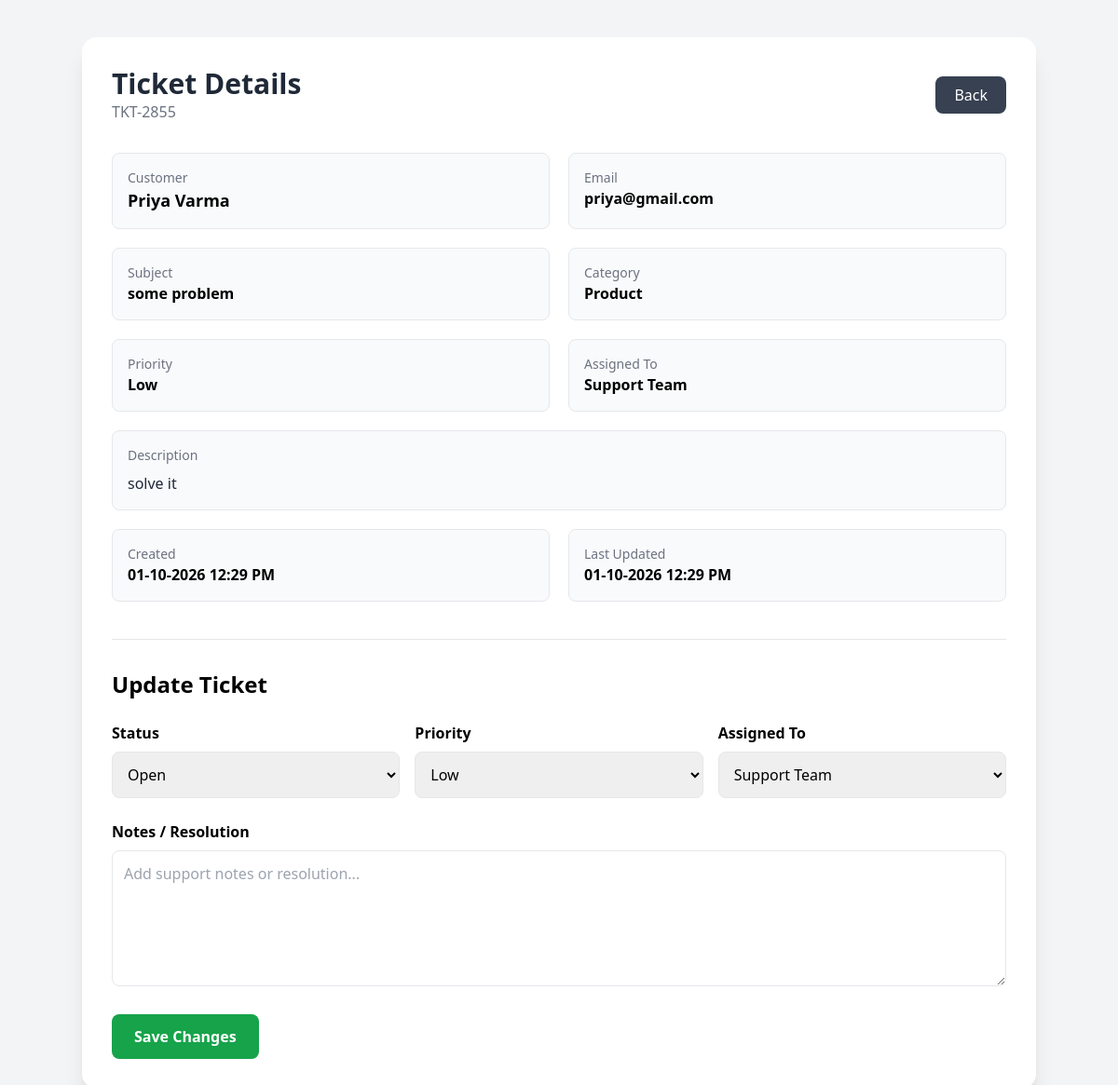
/ticket/TKT-2855, run on the app's committed database.
### app/models.py (models this page shows)
class Ticket(Base):
    __tablename__ = "tickets"
    ticket_id = Column(String, primary_key=True, index=True)
    customer_name = Column(String, nullable=False)
    customer_email = Column(String, nullable=False)
    subject = Column(String, nullable=False)
    description = Column(String, nullable=False)
    category = Column(String, default="Other")
    priority = Column(String, default="Medium")
    status = Column(String, default="Open")
    assigned_to = Column(String, default="Unassigned")
    notes = Column(String, default="")
    created_at = Column(DateTime, default=datetime.utcnow)
    updated_at = Column(
        DateTime,
        default=datetime.utcnow,
        onupdate=datetime.utcnow
    )

### app/main.py (the view)
@app.get(
    "/ticket/{ticket_id}",
    response_class=HTMLResponse
)
def ticket_detail(
    request: Request,
    ticket_id: str,
    db: Session = Depends(get_db)
):
    ticket = crud.get_ticket(db, ticket_id)
    if not ticket:
        return HTMLResponse(
            "<h1>Ticket not found</h1>",
            status_code=404
        )
    return templates.TemplateResponse(
        request,
        "ticket_detail.html",
        {
            "ticket": ticket
        }
    )

### templates/ticket_detail.html (shortened to what this page needs)
<!DOCTYPE html>
<html>
<head>
    <script src="https://cdn.tailwindcss.com"></script>
</head>
<body class="bg-gray-100 min-h-screen py-10 px-4">
<div class="max-w-5xl mx-auto">
    <div class="bg-white shadow-xl rounded-2xl p-8">
        <div class="flex justify-between items-center mb-8">
            <div>
                <h1 class="text-3xl font-bold text-gray-800">
                    Ticket Details
                </h1>
                <p class="text-gray-500">
                    {{ ticket.ticket_id }}
                </p>
            </div>
            <a href="/"
               class="bg-gray-700 text-white px-5 py-2 rounded-lg">
                Back
            </a>
        </div>
        <div class="grid grid-cols-1 md:grid-cols-2 gap-5 mb-10">
            <div class="bg-gray-50 border rounded-lg p-4">
                <p class="text-gray-500 text-sm">
                    Customer
                </p>
                <p class="font-semibold text-lg">
                    {{ ticket.customer_name }}
                </p>
            </div>
            <div class="bg-gray-50 border rounded-lg p-4">
                <p class="text-gray-500 text-sm">
                    Email
                </p>
                <p class="font-semibold">
                    {{ ticket.customer_email }}
                </p>
            </div>
            <div class="bg-gray-50 border rounded-lg p-4">
                <p class="text-gray-500 text-sm">
                    Subject
                </p>
                <p class="font-semibold">
                    {{ ticket.subject }}
                </p>
            </div>
            <div class="bg-gray-50 border rounded-lg p-4">
                <p class="text-gray-500 text-sm">
                    Category
                </p>
                <p class="font-semibold">
                    {{ ticket.category }}
                </p>
            </div>
            <div class="bg-gray-50 border rounded-lg p-4">
                <p class="text-gray-500 text-sm">
                    Priority
                </p>
                <p class="font-semibold">
                    {{ ticket.priority }}
                </p>
            </div>
            <div class="bg-gray-50 border rounded-lg p-4">
                <p class="text-gray-500 text-sm">
                    Assigned To
                </p>
                <p class="font-semibold">
                    {{ ticket.assigned_to }}
                </p>
            </div>
            <div class="bg-gray-50 border rounded-lg p-4 md:col-span-2">
                <p class="text-gray-500 text-sm mb-2">
                    Description
                </p>
                <p class="text-gray-800">
                    {{ ticket.description }}
                </p>
            </div>
            <div class="bg-gray-50 border rounded-lg p-4">
                <p class="text-gray-500 text-sm">
                    Created
                </p>
                <p class="font-semibold">
                    {{ ticket.created_at.strftime('%d-%m-%Y %I:%M %p') }}
                </p>
            </div>
            <div class="bg-gray-50 border rounded-lg p-4">
                <p class="text-gray-500 text-sm">
                    Last Updated
                </p>
                <p class="font-semibold">
                    {% if ticket.updated_at %}
                        {{ ticket.updated_at.strftime('%d-%m-%Y %I:%M %p') }}
                    {% else %}
                        Not updated
                    {% endif %}
                </p>
            </div>
        </div>
        <div class="border-t pt-8">
            <h2 class="text-2xl font-bold mb-6">
                Update Ticket
            </h2>
            <form method="post" class="space-y-6">
                <div class="grid grid-cols-1 md:grid-cols-3 gap-4">
                    <div>
                        <label class="block font-semibold mb-2">
                            Status
                        </label>
                        <select
                            name="status"
                            class="border p-3 rounded-lg w-full"
                        >
                            <option value="Open"
                                {% if ticket.status == "Open" %}selected{% endif %}>
                                Open
                            </option>
                        </select>
                    </div>
                    <div>
                        <label class="block font-semibold mb-2">
                            Priority
                        </label>
                        <select
                            name="priority"
                            class="border p-3 rounded-lg w-full"
                        >
                            <option value="Low"
                                {% if ticket.priority == "Low" %}selected{% endif %}>
                                Low
                            </option>
                        </select>
                    </div>
                    <div>
                        <label class="block font-semibold mb-2">
                            Assigned To
                        </label>
                        <select
                            name="assigned_to"
                            class="border p-3 rounded-lg w-full"
                        >
                            <option
                                {% if ticket.assigned_to == "Support Team" %}selected{% endif %}
                            >
                                Support Team
                            </option>
                        </select>
                    </div>
                </div>
                <div>
                    <label class="block font-semibold mb-2">
                        Notes / Resolution
                    </label>
                    <textarea
                        name="notes"
                        rows="5"
                        class="border p-3 rounded-lg w-full"
                        placeholder="Add support notes or resolution..."
                    >{{ ticket.notes }}</textarea>
                </div>
                <button
                    type="submit"
                    class="bg-green-600 hover:bg-green-700 text-white px-6 py-3 rounded-lg font-semibold"
                >
                    Save Changes
                </button>
            </form>
        </div>
    </div>
</div>
</body>
</html>

### data on the page
Ticket: ticket_id "TKT-2855", customer_name "Priya Varma", customer_email "priya@gmail.com", subject "some problem", category "Product", priority "Low", assigned_to "Support Team", description "solve it", created_at "01-10-2026 12:29 PM", updated_at "01-10-2026 12:29 PM", status "Open"
